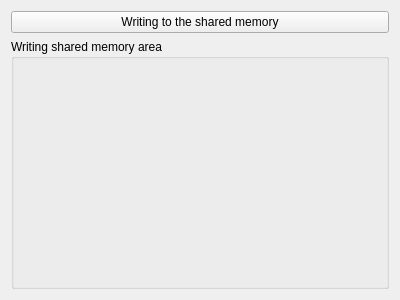
<?xml version="1.0" encoding="UTF-8"?>
<ui version="4.0">
 <class>Widget</class>
 <widget class="QWidget" name="Widget">
  <property name="geometry">
   <rect>
    <x>0</x>
    <y>0</y>
    <width>400</width>
    <height>300</height>
   </rect>
  </property>
  <property name="windowTitle">
   <string>Widget</string>
  </property>
  <layout class="QVBoxLayout" name="verticalLayout">
   <item>
    <widget class="QPushButton" name="writeButton">
     <property name="text">
      <string>Writing to the shared memory</string>
     </property>
    </widget>
   </item>
   <item>
    <widget class="QGroupBox" name="groupBox">
     <property name="title">
      <string>Writing shared memory area</string>
     </property>
     <layout class="QVBoxLayout" name="verticalLayout_2">
      <item>
       <widget class="QLabel" name="label">
        <property name="text">
         <string/>
        </property>
       </widget>
      </item>
     </layout>
    </widget>
   </item>
  </layout>
 </widget>
 <layoutdefault spacing="6" margin="11"/>
 <resources/>
 <connections/>
</ui>
